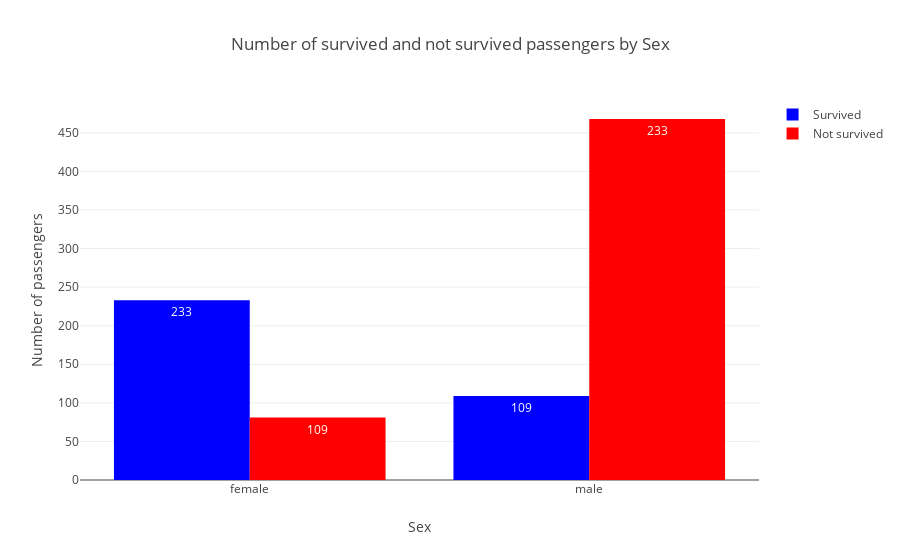

The notebook cell this image was saved under:
### Code cell
plot_survived_bar(get_survived_categories(train_df,'Sex'), 'Sex')

### Figure 1 — Plotly figure (JSON) as saved in the notebook; plotly's stock layout.template omitted (floating-point values rounded to 4 significant figures)
{"data": [{"marker": {"color": "Blue"}, "name": "Survived", "text": [233.0, 109.0], "type": "bar", "uid": "b548cd8f-181b-41b6-a90f-170ec4df15a1", "x": ["female", "male"], "y": [233, 109]}, {"marker": {"color": "Red"}, "name": "Not survived", "text": [233.0, 109.0], "type": "bar", "uid": "109603e0-6eb9-4eb7-b0fe-3926a3319612", "x": ["male", "female"], "y": [468, 81]}], "layout": {"hovermode": "closest", "title": {"text": "Number of survived and not survived passengers by Sex"}, "xaxis": {"showticklabels": true, "title": {"text": "Sex"}}, "yaxis": {"title": {"text": "Number of passengers"}}}}
